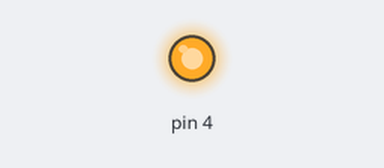
Simulated run of this sketch. Board: Arduino Uno, built with avr-gcc and run on an emulated ATmega328P. Shown: output pins drawn as LEDs (lit = HIGH).

Above: at 1.0 s.
At 5.0 s:
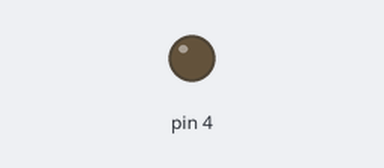
Timing chart, 0 to 10.4 s (numbered marks = the images above):
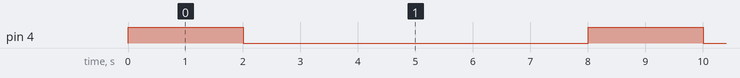

Measured:
- by itself, pin 4: alternates HIGH for 2.0 s and LOW for 6.0 s

The sketch:

pb1_sheet1.ino
```cpp
void setup() {
  // put your setup code here, to run once:
  pinMode(4, OUTPUT);


}

void loop() {
   digitalWrite(4, HIGH);   // turn the LED on (HIGH is the voltage level)
  delay(2000);                       // wait for a second
  digitalWrite(4, LOW);    // turn the LED off by making the voltage LOW
  delay(6000);

}
```
